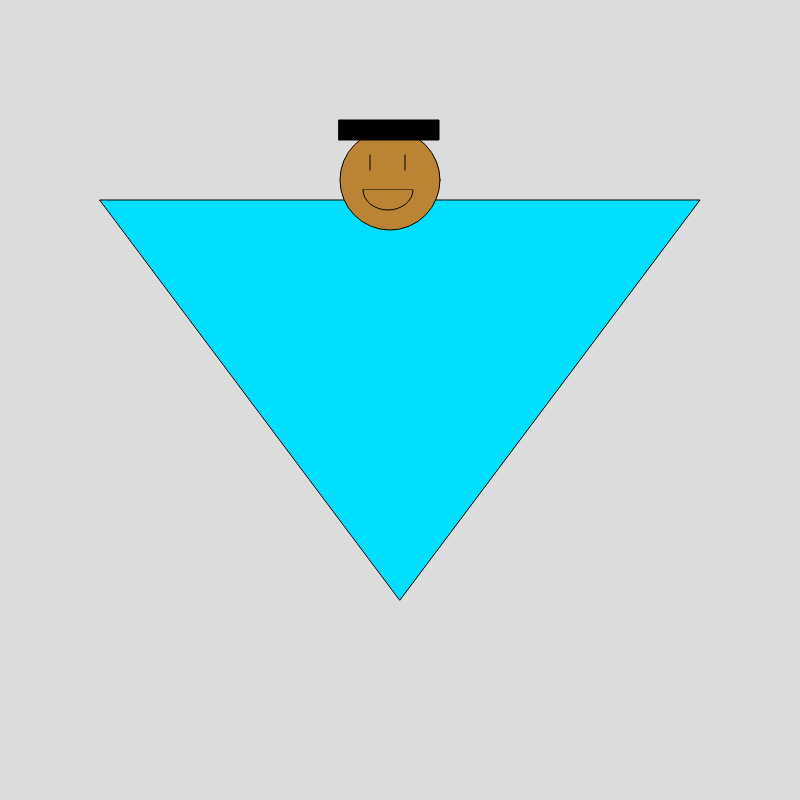
Frame 1 (no input)
Frame 60 (no input): identical to frame 1, image omitted
Frame 120 (the mouse pressed at the canvas centre since frame 60): identical to frame 1, image omitted

The p5.js sketch that drew this single still picture (run headless with seeded random() and noise() and a simulated clock; from frame 60 on, the mouse is pressed at the canvas centre):

// p5.js sketch
// ── sketch.js
function setup() {
  createCanvas(800, 800)
}
var superheroreveal = 0
function draw() {
  background(220)
  fill('rgb(0,223,255)')
  triangle(100,200,700,200,400,600)
  fill('rgb(187,132,52)')
  ellipse(390,180,100,100)
  line(363,190,412,190)
  line(370,155,370,170)
  line(405,155,405,170)
  arc(388,190,50,40,0,PI)
  fill(0,0,0)
  rect(339,120,100,20)
}
